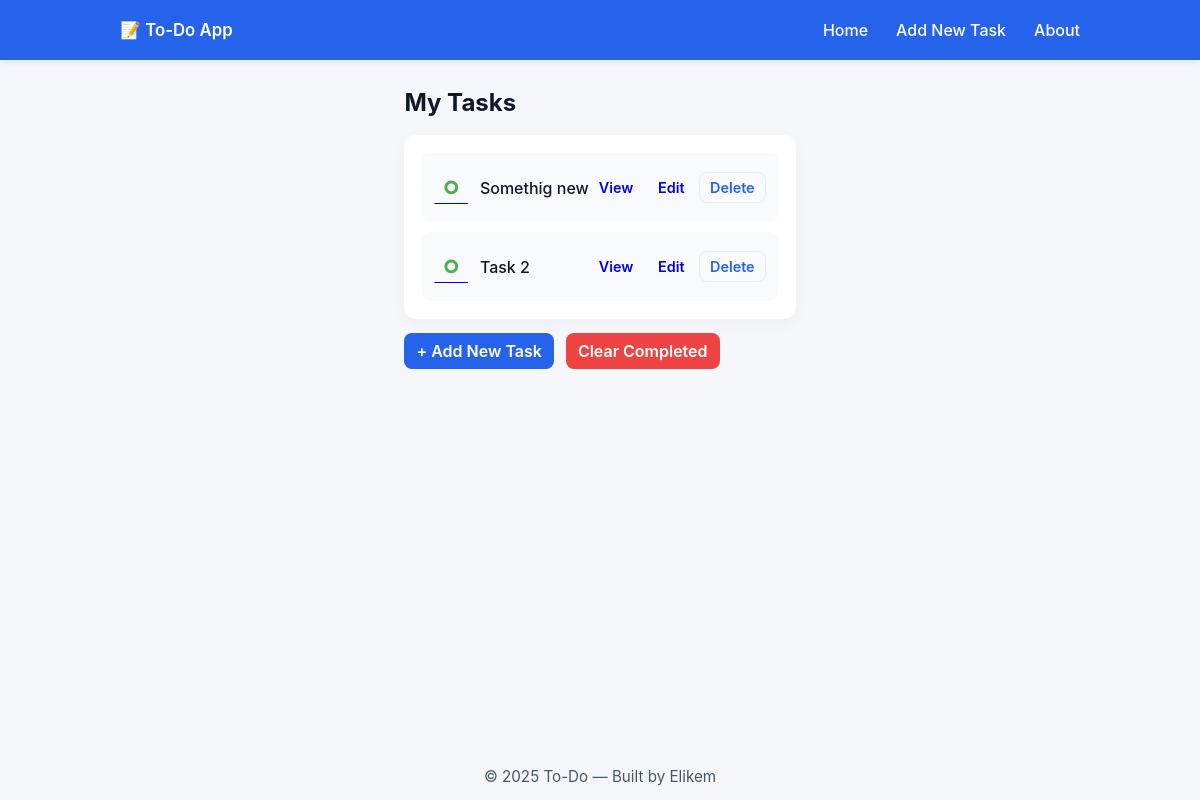
Before: / with the older database file.
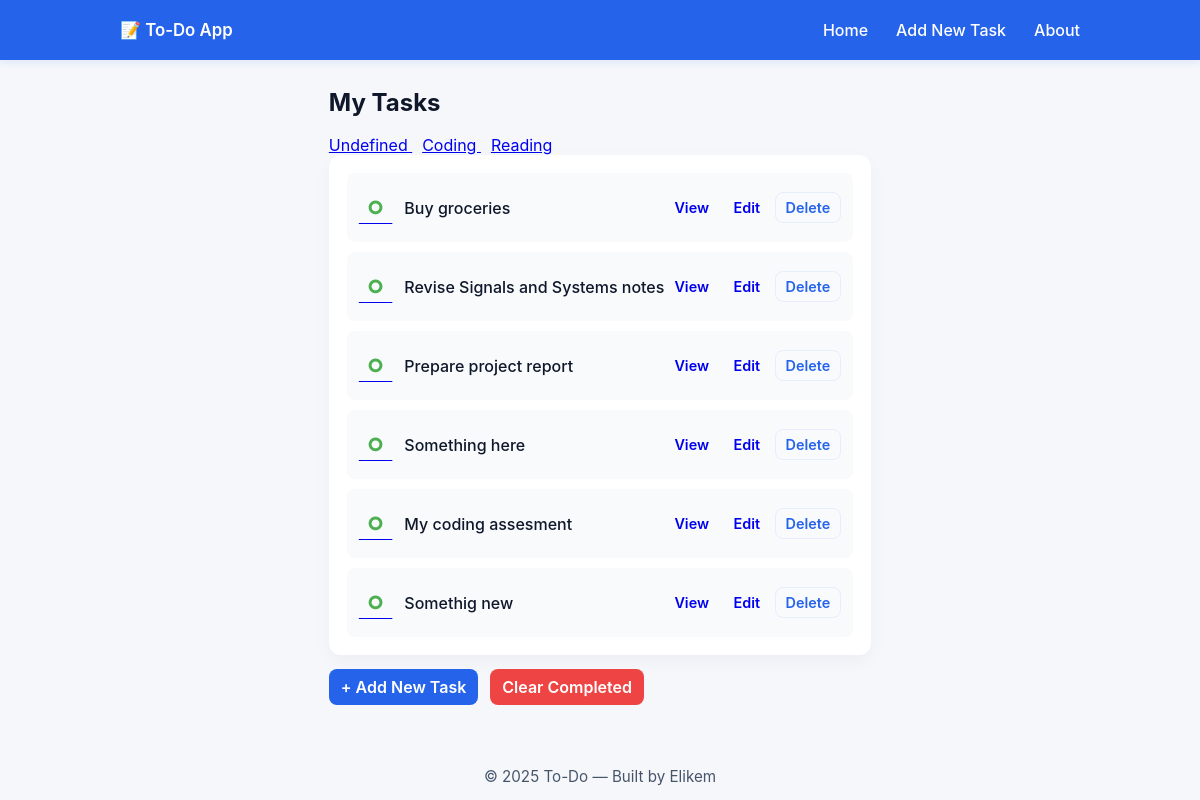
After: the same page with the newer database file.
### main_blog/models.py (models this page shows, shortened)
class Todo(models.Model):
    title = models.CharField(max_length=100)
    description = models.CharField(max_length=300)
    completed = models.BooleanField(default=False)
    created_at = models.DateTimeField(auto_now_add= True)
    updated_at = models.DateTimeField(auto_now=True)
    category = models.ForeignKey(Category,on_delete=models.CASCADE,related_name="tasks")

class Category(models.Model):
    category  = models.CharField(max_length=100,blank=False,null=False)

### main_blog/views.py (the view)
# urls.py: path("",views.index,name= "index"),
def index(request):
    tasks = Todo.objects.all().order_by("-created_at")
    categories = Category.objects.all()
    context = {
        "tasks":tasks,
        "categories":categories
    }
    return render(request,"index.html",context)

### main_blog/templates/index.html (shortened to what this page needs)
{% extends 'base.html' %}
{% load static %}
{% block body %}
  <main class="main-content">
    <h1 class="page-title">My Tasks</h1>
    {% for category in categories %}
    <a href="?category={{category.id}}" style="margin-right: 10px;"> {{category.category}} </a>
    {% endfor %}
    <section class="task-container">
      <ul class="task-list">
        {% for task in tasks %}
          {% if task.completed %}
            <li class="task completed">
            <div class="task-left">
              <a href="{% url 'check_uncheck' task.id %}"><span  id = "checked_btn" style="color:red; font-size: 20px; font-weight: bold;">&#8861;</span> </a>
              <span  style="text-decoration: line-through;"  class="task-title">{{task.title}}</span>
            </div>
            <div class="actions">
              <a class="btn small" href="{% url 'view_task' task.id %}">View</a>
              <a class="btn small" href="{% url 'edit_task' task.id %}">Edit</a>
              <button class="btn small ghost">Delete</button>
            </div>
            </li>
          {% else %}
              <li class="task">
                <div class="task-left">
                  <a href="{% url 'check_uncheck' task.id %}">
                    <span  id = "checked_btn" style="color:  #4CAF50; font-size: 40px;">&#9900;</span>
                  </a>
                  <span  class="task-title">{{task.title}}</span>
                </div>
                <div class="actions">
                  <a class="btn small" href="{% url 'view_task' task.id %}">View</a>
                  <a class="btn small" href="{% url 'edit_task' task.id %}">Edit</a>
                  <a href="{% url 'delete_task' task.id %}" class="btn small ghost">Delete</a>
                </div>
              </li>
            {% endif %}
        {% endfor %}
      </ul>
    </section>
    <div class="bottom-controls">
      <a class="btn primary" href="{% url 'add_task' %}">+ Add New Task</a>
      <a class = "btn danger" href="{% url 'delete_all_completed' %}"> Clear Completed </a>
    </div>
  </main>
{% endblock body %}

Changed rows visible on the page:
removed Todo: title "Task 2"
now on this page (row unchanged): Category: category "Undefined"
now on this page (row unchanged): Category: category "Coding"
now on this page (row unchanged): Category: category "Reading"
added Todo: title "Buy groceries"
added Todo: title "Revise Signals and Systems notes"
added Todo: title "Prepare project report"
added Todo: title "Something here"
added Todo: title "My coding assesment"
